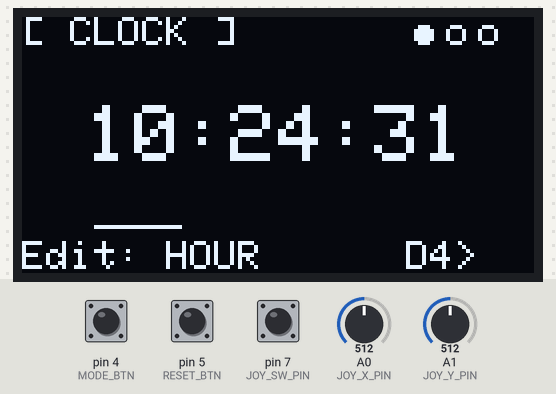
Bench run of a sketch on a simulated Arduino Uno, built with avr-gcc and run on an emulated ATmega328P. Parts: 128×64 one-colour display. The test bench sets the inputs (shaded band); at power-on: pin 4 (MODE_BTN) HIGH, pin 7 (JOY_SW_PIN) HIGH, A0 (JOY_X_PIN) = 512, pin 5 (RESET_BTN) HIGH, A1 (JOY_Y_PIN) = 512. The local clock reads 2024-03-15 10:24:30 at power-on unless the sketch sets it; what the sketch prints to the serial monitor is not drawn.

Above: at 1.9 s.
2.0 s: pin 4 (MODE_BTN) pulled LOW for 0.15 s
At 2.5 s:
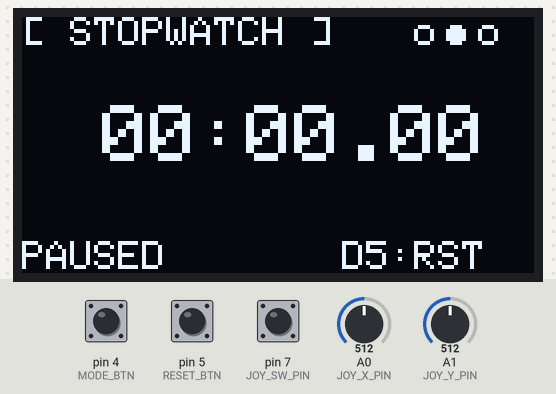
3.6 s: pin 7 (JOY_SW_PIN) pulled LOW for 0.15 s
At 3.88 s:
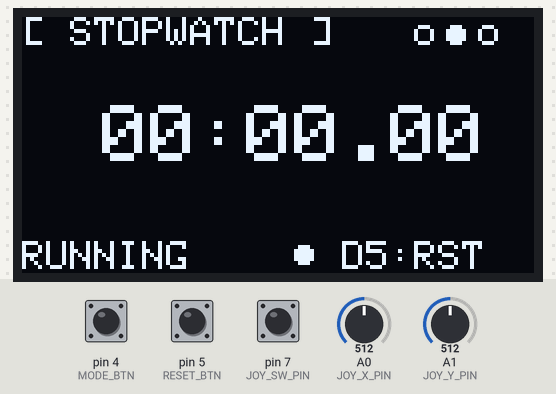
4.3 s: pin 4 (MODE_BTN) pulled LOW for 1 s
At 4.9 s:
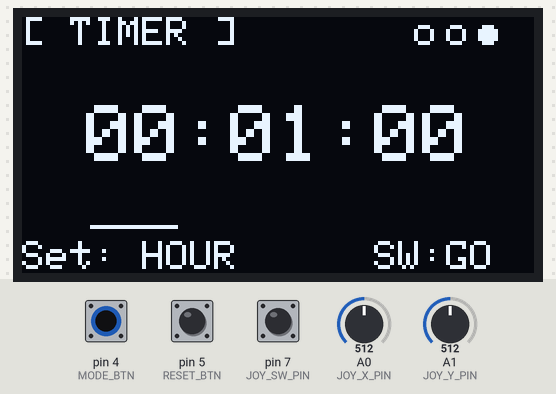
6.8 s: A0 (JOY_X_PIN) set to 704
8.3 s: A0 (JOY_X_PIN) set to 730
At 8.41 s:
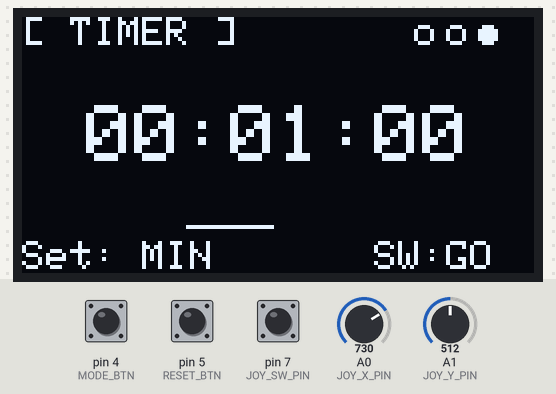
10.2 s: pin 7 (JOY_SW_PIN) pulled LOW for 1 s
At 11.1 s:
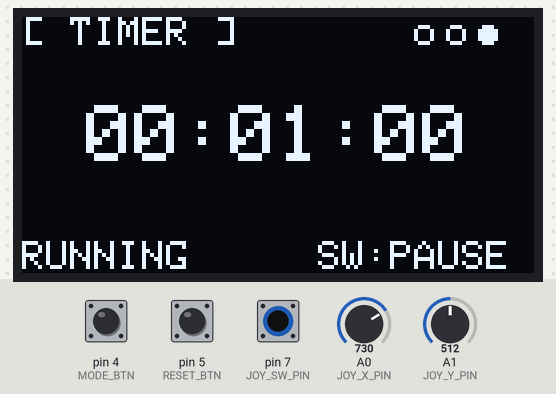
Timing chart, 0 to 13.2 s (numbered marks = the images above; inputs shaded):
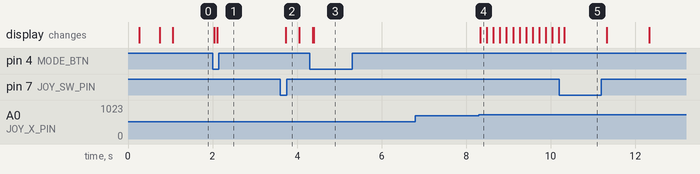

Measured:
- the behaviour switches between 712 and 713 on A0 (JOY_X_PIN) (found by bisection; images 3 and 4)
- after the input at 2.0 s, the display: first differs from a run without the input after 0.11 s (image 1)
- after the input at 3.6 s, the display: changes after 0.13 s (image 2)
- after the input at 4.3 s, the display: first differs from a run without the input after 0.10 s (image 3)
- after the input at 6.8 s, every drawn part: stays the same
- after the input at 8.3 s, the display: changes at once (image 4)
- after the input at 10.2 s, the display: changes after 0.12 s (image 5)

The sketch:

clock.ino
```cpp
#include <Wire.h>
#include <Adafruit_GFX.h>
#include <Adafruit_SSD1306.h>
#include <DS1302.h>

#define JOY_X_PIN   A0
#define JOY_Y_PIN   A1
#define JOY_SW_PIN  7
#define MODE_BTN    4
#define RESET_BTN   5

// DS1302 핀 (CE, IO, SCLK) ★
#define RTC_CE     11
#define RTC_IO     10
#define RTC_CLK     9

Adafruit_SSD1306 display(128, 64, &Wire, -1);
DS1302 rtc(RTC_CE, RTC_IO, RTC_CLK);

// ==================== 모드 ====================
int mode = 0;   // 0=시계, 1=스톱워치, 2=타이머
const int MODE_COUNT = 3;
const char* MODE_NAMES[3] = {"CLOCK", "STOPWATCH", "TIMER"};

// ==================== 조이스틱 ====================
int joyCX = 512, joyCY = 512;
unsigned long lastAdjust = 0;
const int JOY_DEAD = 200;

// ==================== 시계 ====================
int clockField = 0;   // 0=시, 1=분
bool clockNeedWrite = false;
unsigned long lastClockWrite = 0;

// ==================== 스톱워치 ====================
unsigned long swStart = 0;
unsigned long swAccum = 0;
bool swRunning = false;

// ==================== 타이머 ====================
long timerSetSec = 60;
long timerRemain = 60;
bool timerRunning = false;
unsigned long timerLastTick = 0;
int timerField = 0;          // 0=시, 1=분, 2=초
bool timerAlarm = false;

// ==================== 버튼 ====================
int lastModeBtn = HIGH;
unsigned long modeBtnDebounce = 0;
int lastSwBtn = HIGH;
unsigned long swBtnDebounce = 0;
int lastResetBtn = HIGH;
unsigned long resetBtnDebounce = 0;

// ==================== 프로토타입 ====================
void calibrateJoystick();
void initRTC();
void handleModeButton();
void handleSwButton();
void handleResetButton();
void handleJoystickAdjust();
void drawClock();
void drawStopwatch();
void drawTimer();
void drawHeader(const char* name);
void formatMS(unsigned long totalMs, char* buf);
void resetCurrentMode();
void adjustClockField(int delta);

// ==================== setup ====================
void setup() {
  Serial.begin(115200);
  delay(200);

  pinMode(JOY_SW_PIN, INPUT_PULLUP);
  pinMode(MODE_BTN, INPUT_PULLUP);
  pinMode(RESET_BTN, INPUT_PULLUP);

  // ---- DS1302 초기화 ----
  initRTC();

  // ---- OLED ----
  Wire.begin();
  Wire.setClock(100000);

  if (!display.begin(SSD1306_SWITCHCAPVCC, 0x3C)) {
    Serial.println(F("SSD1306 fail"));
    for (;;);
  }
  display.ssd1306_command(0x81);
  display.ssd1306_command(255);

  display.clearDisplay();
  display.setTextColor(SSD1306_WHITE);
  display.setTextSize(1);
  display.setCursor(0, 0);
  display.println(F("Calibrating..."));
  display.println(F("Don't touch stick"));
  display.display();

  calibrateJoystick();
  Wire.setClock(400000);
}

// ==================== DS1302 초기화 ====================
void initRTC() {
  // 쓰기 보호 해제, halt 해제 (오실레이터 동작)
  rtc.halt(false);
  rtc.writeProtect(false);

  // 처음 한 번만 시간 설정하고 싶으면 아래 주석 해제해서 업로드 후 다시 주석
  // rtc.setDOW(SATURDAY);
  // rtc.setTime(15, 37, 50);      // 12:00:00
  // rtc.setDate(19, 9, 2026);  // 2026년 9월 19일

  Serial.print(F("RTC Time: "));
  Serial.println(rtc.getTimeStr());
  Serial.print(F("RTC Date: "));
  Serial.println(rtc.getDateStr());
}

void calibrateJoystick() {
  delay(300);
  long sx = 0, sy = 0;
  for (int i = 0; i < 30; i++) {
    sx += analogRead(JOY_X_PIN);
    sy += analogRead(JOY_Y_PIN);
    delay(5);
  }
  joyCX = sx / 30;
  joyCY = sy / 30;
}

// ==================== 시계 조정 ====================
void adjustClockField(int delta) {
  Time t = rtc.getTime();

  int h = t.hour;
  int m = t.min;
  int s = t.sec;
  int dow = t.dow;
  int day = t.date;
  int mon = t.mon;
  int year = t.year;

  if (clockField == 0) {
    // 시 조정
    h += delta;
    if (h >= 24) h -= 24;
    if (h < 0) h += 24;
  } else {
    // 분 조정
    m += delta;
    if (m >= 60) { m -= 60; h++; if (h >= 24) h -= 24; }
    if (m < 0)   { m += 60; h--; if (h < 0) h += 24; }
  }

  rtc.setTime(h, m, s);
  // 날짜도 그대로 유지
  rtc.setDate(day, mon, year);
  rtc.setDOW(dow);
}

// ==================== 버튼 ====================
void handleModeButton() {
  int reading = digitalRead(MODE_BTN);
  unsigned long now = millis();
  if (reading != lastModeBtn) modeBtnDebounce = now;

  if (now - modeBtnDebounce > 50) {
    static int stable = HIGH;
    if (reading != stable) {
      stable = reading;
      if (stable == LOW) {
        mode = (mode + 1) % MODE_COUNT;
        if (mode == 2) {
          timerRemain = timerSetSec;
          timerRunning = false;
          timerAlarm = false;
        }
      }
    }
  }
  lastModeBtn = reading;
}

void handleSwButton() {
  int reading = digitalRead(JOY_SW_PIN);
  unsigned long now = millis();
  if (reading != lastSwBtn) swBtnDebounce = now;

  if (now - swBtnDebounce > 50) {
    static int stable = HIGH;
    if (reading != stable) {
      stable = reading;
      if (stable == LOW) {
        if (mode == 1) {
          if (swRunning) {
            swAccum += now - swStart;
            swRunning = false;
          } else {
            swStart = now;
            swRunning = true;
          }
        }
        else if (mode == 2 && !timerAlarm) {
          if (timerRunning) {
            unsigned long elapsed = now - timerLastTick;
            long consumed = elapsed / 1000;
            timerRemain -= consumed;
            if (timerRemain < 0) timerRemain = 0;
            timerRunning = false;
          } else {
            if (timerRemain > 0) {
              timerRunning = true;
              timerLastTick = now;
            }
          }
        }
      }
    }
  }
  lastSwBtn = reading;
}

void handleResetButton() {
  int reading = digitalRead(RESET_BTN);
  unsigned long now = millis();
  if (reading != lastResetBtn) resetBtnDebounce = now;

  if (now - resetBtnDebounce > 50) {
    static int stable = HIGH;
    if (reading != stable) {
      stable = reading;
      if (stable == LOW) {
        resetCurrentMode();
      }
    }
  }
  lastResetBtn = reading;
}

void resetCurrentMode() {
  if (mode == 1) {
    swAccum = 0;
    swRunning = false;
    swStart = millis();
  }
  else if (mode == 2) {
    timerRemain = timerSetSec;
    timerRunning = false;
    timerAlarm = false;
  }
}

// ==================== 조이스틱 조정 ====================
void handleJoystickAdjust() {
  unsigned long now = millis();
  if (now - lastAdjust < 150) return;

  int jx = analogRead(JOY_X_PIN) - joyCX;
  int jy = analogRead(JOY_Y_PIN) - joyCY;

  bool changed = false;

  if (mode == 0) {
    if (jx < -JOY_DEAD) { clockField = 0; changed = true; }
    if (jx >  JOY_DEAD) { clockField = 1; changed = true; }
    if (jy < -JOY_DEAD) { adjustClockField(1); changed = true; }
    if (jy >  JOY_DEAD) { adjustClockField(-1); changed = true; }
  }
  else if (mode == 2 && !timerRunning && !timerAlarm) {
    long oldSet = timerSetSec;

    if (jx < -JOY_DEAD) { timerField = (timerField + 2) % 3; changed = true; }
    if (jx >  JOY_DEAD) { timerField = (timerField + 1) % 3; changed = true; }

    if (jy < -JOY_DEAD) {
      if      (timerField == 0) timerSetSec += 3600;
      else if (timerField == 1) timerSetSec += 60;
      else                      timerSetSec += 1;
      changed = true;
    }
    if (jy >  JOY_DEAD) {
      if      (timerField == 0) timerSetSec -= 3600;
      else if (timerField == 1) timerSetSec -= 60;
      else                      timerSetSec -= 1;
      changed = true;
    }
    if (timerSetSec < 0) timerSetSec = 0;
    if (timerSetSec > 359999) timerSetSec = 359999;

    if (timerSetSec != oldSet) {
      timerRemain = timerSetSec;
    }
  }

  if (changed) lastAdjust = now;
}

// ==================== 포맷 ====================
void formatMS(unsigned long totalMs, char* buf) {
  unsigned long cs = (totalMs / 10) % 100;
  unsigned long totalSec = totalMs / 1000;
  int m = (totalSec / 60) % 100;
  int s = totalSec % 60;
  sprintf(buf, "%02d:%02d.%02d", m, s, (int)cs);
}

// ==================== 화면 ====================
void drawHeader(const char* name) {
  display.setTextSize(1);
  display.setTextColor(SSD1306_WHITE);
  display.setCursor(0, 0);
  display.print(F("[ "));
  display.print(name);
  display.print(F(" ]"));
  for (int i = 0; i < MODE_COUNT; i++) {
    int x = 100 + i * 8;
    if (i == mode) display.fillCircle(x, 4, 2, SSD1306_WHITE);
    else display.drawCircle(x, 4, 2, SSD1306_WHITE);
  }
}

void drawClock() {
  drawHeader("CLOCK");

  Time t = rtc.getTime();
  int h = t.hour;
  int m = t.min;
  int s = t.sec;

  char buf[12];
  sprintf(buf, "%02d:%02d:%02d", h, m, s);

  display.setTextSize(2);
  display.setCursor(16, 22);
  display.print(buf);

  display.setTextSize(1);
  display.setCursor(0, 56);
  if (clockField == 0) {
    display.print(F("Edit: HOUR"));
    display.fillRect(18, 52, 22, 1, SSD1306_WHITE);
  } else {
    display.print(F("Edit: MIN"));
    display.fillRect(42, 52, 20, 1, SSD1306_WHITE);
  }
  display.setCursor(96, 56);
  display.print(F("D4>"));
}

void drawStopwatch() {
  drawHeader("STOPWATCH");

  unsigned long total = swAccum;
  if (swRunning) total += millis() - swStart;

  char buf[16];
  formatMS(total, buf);

  display.setTextSize(2);
  display.setCursor(20, 22);
  display.print(buf);

  display.setTextSize(1);
  display.setCursor(0, 56);
  if (swRunning) display.print(F("RUNNING"));
  else display.print(F("PAUSED"));
  display.setCursor(80, 56);
  display.print(F("D5:RST"));

  if (swRunning && (millis() / 500) % 2) {
    display.fillCircle(70, 59, 2, SSD1306_WHITE);
  }
}

void drawTimer() {
  drawHeader("TIMER");

  long remain = timerRemain;
  if (timerRunning) {
    unsigned long elapsed = millis() - timerLastTick;
    remain = timerRemain - (elapsed / 1000);
    if (remain < 0) remain = 0;
  }

  int h = remain / 3600;
  int m = (remain / 60) % 60;
  int s = remain % 60;

  char buf[16];
  sprintf(buf, "%02d:%02d:%02d", h, m, s);

  display.setTextSize(2);
  display.setCursor(16, 22);
  display.print(buf);

  display.setTextSize(1);
  display.setCursor(0, 56);

  if (timerAlarm) {
    display.setTextSize(3);
    display.setCursor(16, 20);
    display.print(F("TIME!"));
    display.setTextSize(1);
    display.setCursor(0, 56);
    display.print(F("D5:RST"));
  }
  else if (timerRunning) {
    display.print(F("RUNNING"));
    display.setCursor(74, 56);
    display.print(F("SW:PAUSE"));
  }
  else {
    if (timerRemain == timerSetSec) {
      if      (timerField == 0) display.print(F("Set: HOUR"));
      else if (timerField == 1) display.print(F("Set: MIN"));
      else                      display.print(F("Set: SEC"));

      int underlineX = 0, underlineW = 0;
      if (timerField == 0) { underlineX = 17; underlineW = 22; }
      else if (timerField == 1) { underlineX = 41; underlineW = 22; }
      else { underlineX = 65; underlineW = 22; }
      display.fillRect(underlineX, 52, underlineW, 1, SSD1306_WHITE);

      display.setCursor(88, 56);
      display.print(F("SW:GO"));
    } else {
      display.print(F("PAUSED"));
      display.setCursor(74, 56);
      display.print(F("SW:RESUME"));
    }
  }
}

// ==================== loop ====================
void loop() {
  unsigned long now = millis();

  handleModeButton();
  handleSwButton();
  handleResetButton();
  handleJoystickAdjust();

  if (mode == 2 && timerRunning && !timerAlarm) {
    unsigned long elapsed = now - timerLastTick;
    if (elapsed >= 1000) {
      unsigned long ticks = elapsed / 1000;
      timerLastTick += ticks * 1000;
      if (timerRemain >= (long)ticks) timerRemain -= ticks;
      else timerRemain = 0;

      if (timerRemain == 0) {
        timerRunning = false;
        timerAlarm = true;
      }
    }
  }

  display.clearDisplay();
  if (mode == 0) drawClock();
  else if (mode == 1) drawStopwatch();
  else drawTimer();
  display.display();
}
```
